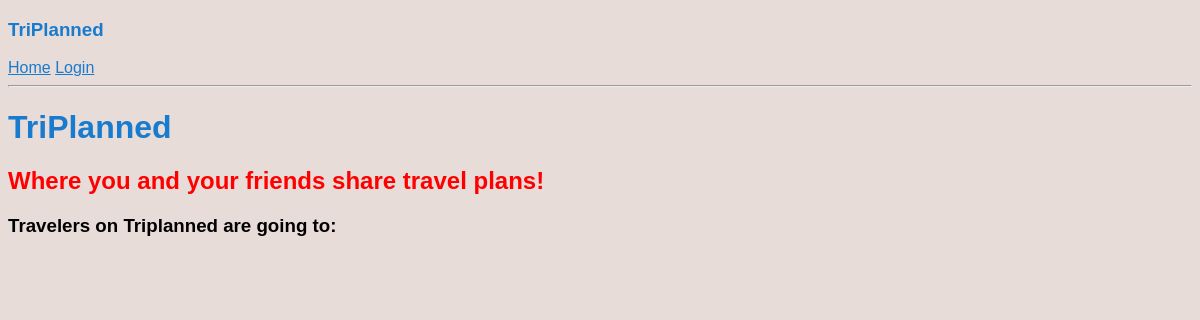
Before: / with the older database file.
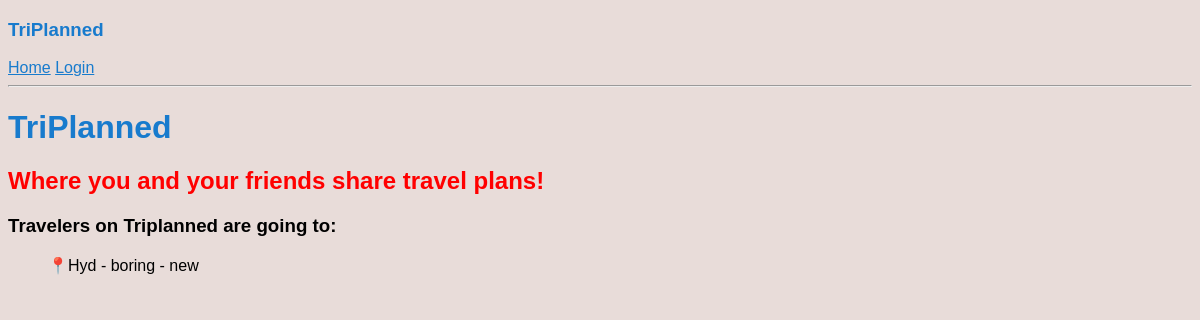
After: the same page with the newer database file.
### models.py (models this page shows, shortened)
class Post(db.Model):
    id = db.Column(db.Integer, primary_key=True)
    city = db.Column(db.String(140))
    country = db.Column(db.String(140))
    description = db.Column(db.String(140))
    timestamp = db.Column(db.DateTime, index=True, default=datetime.utcnow)
    user_id = db.Column(db.Integer, db.ForeignKey('user.id'))

class User(UserMixin, db.Model):
    id = db.Column(db.Integer, primary_key=True)
    username = db.Column(db.String(64), index=True, unique=True)
    email = db.Column(db.String(120), index=True, unique=True)
    password_hash = db.Column(db.String(128))
    posts = db.relationship('Post', backref='author', lazy='dynamic')

### routes.py (the view)
@app.route('/')
def index():
  posts = Post.query.all()
  if not posts:
    posts=[]
  return render_template('landing_page.html', posts=posts)

### templates/landing_page.html
{% extends "base.html" %}
{% block content %}
	<h1 class="blue">TriPlanned</h1>
	<h2 style="color:red">Where you and your friends share travel plans!</h2>
	<h3 >Travelers on Triplanned are going to:</h3>
	{% for post in posts %}
		<ul>&#128205;{{ post.city }} - {{ post.description }} - {{ post.author.username }}</ul>
    {% endfor %}
{% endblock %}

### templates/base.html (shortened to what this page needs)
<!DOCTYPE html>
<html lang="en" xml:lang="en">
    <head>
    </head>
    <body>
        <div>
            <h3 class="blue">TriPlanned</h3>
            <a class="blue pull-left" href="{{ url_for('index') }}">Home</a>
            {% if current_user.is_anonymous %}
            <a class="blue pull-right" href="{{ url_for('login') }}">Login</a>
            {% else %}
            <a class="blue pull-right" href="{{ url_for('user', username=current_user.username) }}">Profile</a>
            <a class="blue pull-left" href="{{ url_for('logout') }}">Logout</a>
            {% endif %}
        </div>
        <hr>
        {% block content %}{% endblock %}
    </body>
</html>

### templates/base.html (style rules this page uses)
body { background-color: #E8DCD9; font-family:'Lucida Sans', 'Lucida Sans Regular', 'Lucida Grande', 'Lucida Sans Unicode', Geneva, Verdana, sans-serif }
.blue { color:#187bcd }

Changed rows visible on the page:
added Post: city "Hyd", description "boring", author.username "new"
